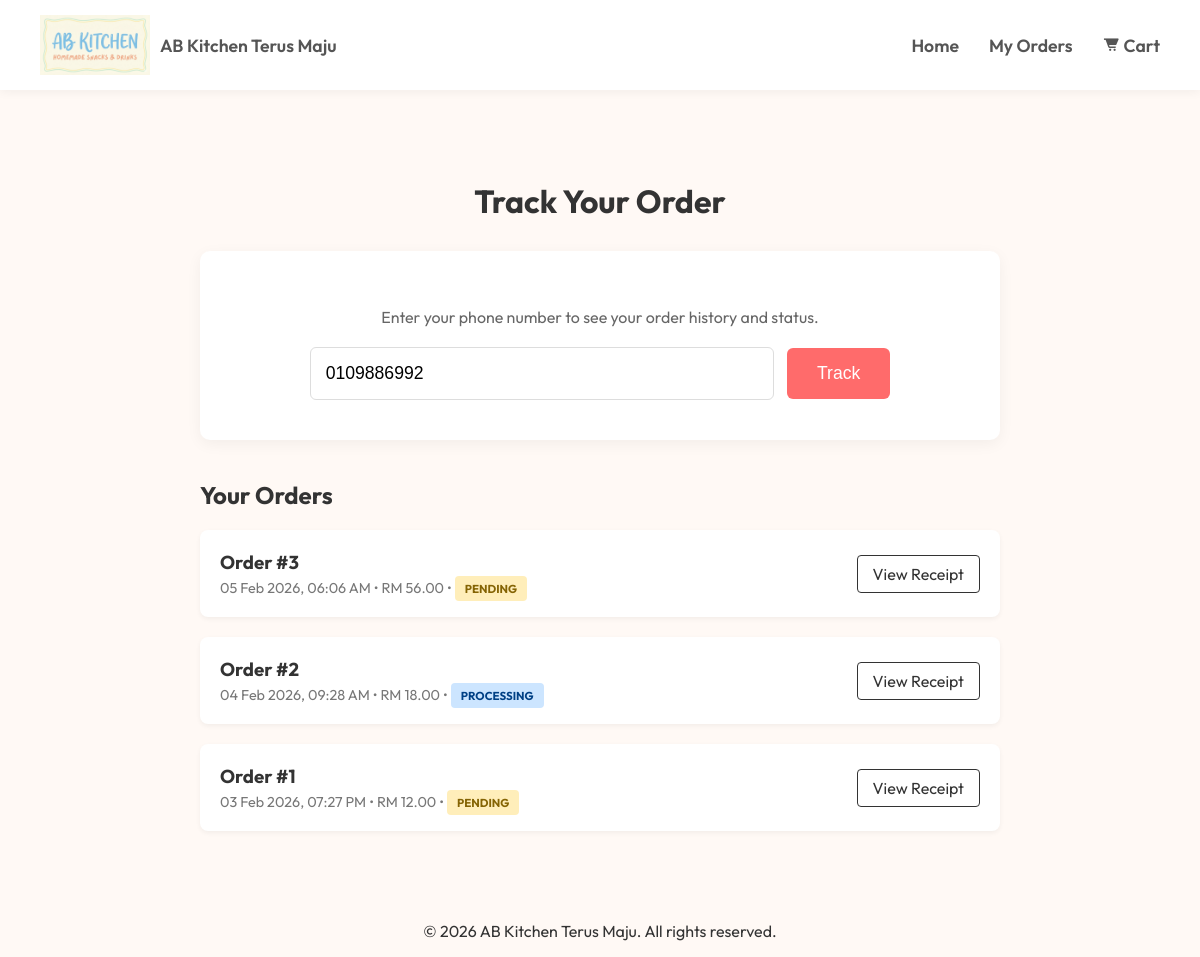
Before: /pages/shop/track_order.php?phone=0109886992 with the older database file.
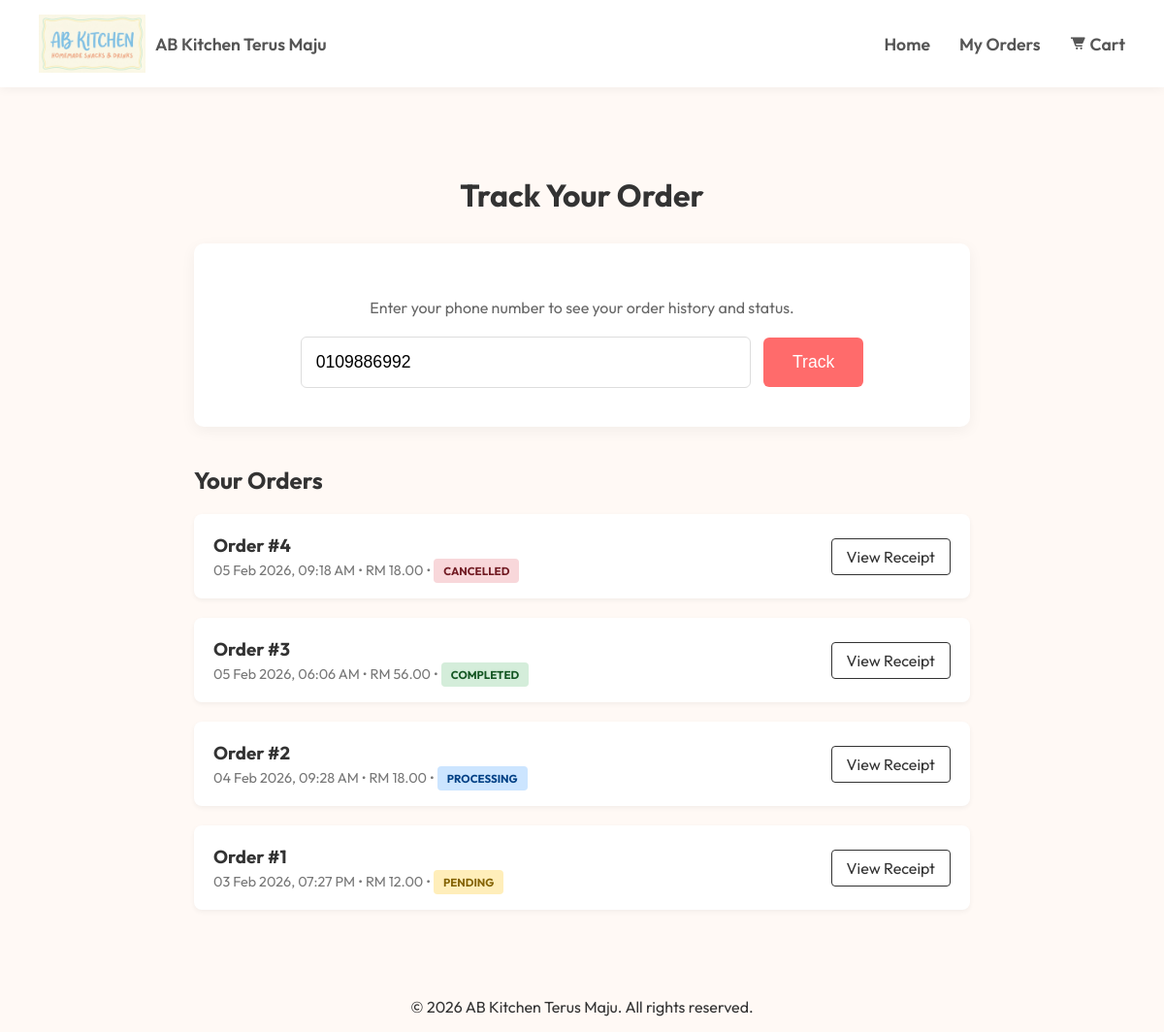
After: the same page with the newer database file.
### tables this page shows
CREATE TABLE orders (
                id INTEGER PRIMARY KEY AUTOINCREMENT,
                user_id INTEGER, -- Cashier who processed the order
                customer_name TEXT, -- Optional, for reference
                total_amount REAL NOT NULL DEFAULT 0.00,
                status TEXT DEFAULT 'completed', -- 'pending', 'completed', 'cancelled'
                created_at DATETIME DEFAULT CURRENT_TIMESTAMP, customer_email TEXT, customer_phone TEXT, delivery_method TEXT DEFAULT 'pickup', shipping_address TEXT, payment_method TEXT DEFAULT 'manual', receipt_image TEXT,
                FOREIGN KEY (user_id) REFERENCES users(id) ON DELETE SET NULL
            );

### pages/shop/track_order.php (the view, shortened to what this page needs)
<?php
require_once '../../config/db.php';
$orders = [];
$phone = '';
if ($_SERVER['REQUEST_METHOD'] === 'GET' && isset($_GET['phone'])) {
    $phone = trim($_GET['phone']);
    if (!empty($phone)) {
        try {
            $stmt = $pdo->prepare("SELECT * FROM orders WHERE customer_phone = ? ORDER BY created_at DESC");
            $stmt->execute([$phone]);
            $orders = $stmt->fetchAll();
        } catch (Exception $e) {
            $error = "Error fetching orders.";
        }
    }
}
?>
<!DOCTYPE html>
<html lang="en">
<head>
    <link href='https://unpkg.com/boxicons@2.1.4/css/boxicons.min.css' rel='stylesheet'>
    <link rel="stylesheet" href="../../styles/shop.css">
</head>
<body>
    <?php include 'header.php'; ?>
    <div class="track-container">
        <h1 style="text-align:center;margin-bottom:30px;">Track Your Order</h1>
        <div class="search-box">
            <p style="margin-bottom:20px;color:#666;">Enter your phone number to see your order history and status.</p>
            <form method="GET">
                <input type="tel" name="phone" value="<?= htmlspecialchars($phone) ?>" class="search-input" placeholder="e.g. 0123456789" required>
                <button type="submit" class="btn-track">Track</button>
            </form>
        </div>
        <?php if (!empty($orders)): ?>
        <div class="order-list">
            <h2 style="margin-bottom:20px;">Your Orders</h2>
            <?php foreach ($orders as $o): ?>
            <div class="order-card">
                <div class="order-info">
                    <h3>Order #<?= $o['id'] ?></h3>
                    <div class="order-meta">
                        <?= date('d M Y, h:i A', strtotime($o['created_at'])) ?> &bull;
                        RM <?= number_format($o['total_amount'], 2) ?> &bull;
                        <span class="badge status-<?= $o['status'] ?>"><?= $o['status'] ?></span>
                    </div>
                </div>
                <div>
                    <a href="/order-success?id=<?= $o['id'] ?>" class="btn-view">View Receipt</a>
                </div>
            </div>
            <?php endforeach; ?>
        </div>
        <?php endif; ?>
    </div>
    <?php include '../../footer.php'; ?>
</body>
</html>

Changed rows visible on the page:
added orders: id "4", created_at "05 Feb 2026, 09:18 AM", total_amount "18.00", status "CANCELLED"
changed orders id 3: status "PENDING" → "COMPLETED"
